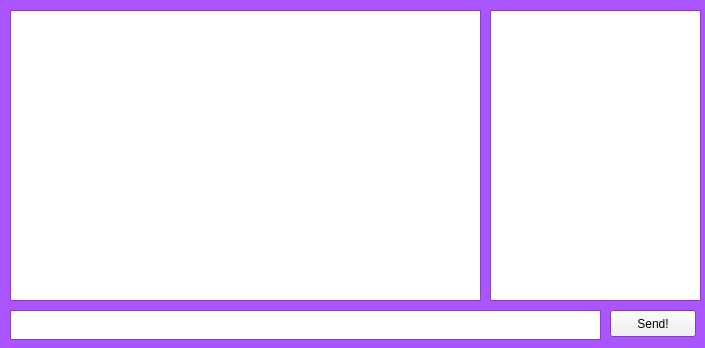
<?xml version="1.0" encoding="UTF-8"?>
<ui version="4.0">
 <class>Chat</class>
 <widget class="QMainWindow" name="Chat">
  <property name="geometry">
   <rect>
    <x>0</x>
    <y>0</y>
    <width>705</width>
    <height>348</height>
   </rect>
  </property>
  <property name="palette">
   <palette>
    <active>
     <colorrole role="Base">
      <brush brushstyle="SolidPattern">
       <color alpha="255">
        <red>255</red>
        <green>255</green>
        <blue>255</blue>
       </color>
      </brush>
     </colorrole>
     <colorrole role="Window">
      <brush brushstyle="SolidPattern">
       <color alpha="255">
        <red>170</red>
        <green>85</green>
        <blue>255</blue>
       </color>
      </brush>
     </colorrole>
    </active>
    <inactive>
     <colorrole role="Base">
      <brush brushstyle="SolidPattern">
       <color alpha="255">
        <red>255</red>
        <green>255</green>
        <blue>255</blue>
       </color>
      </brush>
     </colorrole>
     <colorrole role="Window">
      <brush brushstyle="SolidPattern">
       <color alpha="255">
        <red>170</red>
        <green>85</green>
        <blue>255</blue>
       </color>
      </brush>
     </colorrole>
    </inactive>
    <disabled>
     <colorrole role="Base">
      <brush brushstyle="SolidPattern">
       <color alpha="255">
        <red>170</red>
        <green>85</green>
        <blue>255</blue>
       </color>
      </brush>
     </colorrole>
     <colorrole role="Window">
      <brush brushstyle="SolidPattern">
       <color alpha="255">
        <red>170</red>
        <green>85</green>
        <blue>255</blue>
       </color>
      </brush>
     </colorrole>
    </disabled>
   </palette>
  </property>
  <property name="windowTitle">
   <string>my very own qt chat</string>
  </property>
  <widget class="QWidget" name="centralwidget">
   <property name="palette">
    <palette>
     <active>
      <colorrole role="Base">
       <brush brushstyle="SolidPattern">
        <color alpha="255">
         <red>255</red>
         <green>255</green>
         <blue>255</blue>
        </color>
       </brush>
      </colorrole>
      <colorrole role="Window">
       <brush brushstyle="SolidPattern">
        <color alpha="255">
         <red>170</red>
         <green>85</green>
         <blue>255</blue>
        </color>
       </brush>
      </colorrole>
     </active>
     <inactive>
      <colorrole role="Base">
       <brush brushstyle="SolidPattern">
        <color alpha="255">
         <red>255</red>
         <green>255</green>
         <blue>255</blue>
        </color>
       </brush>
      </colorrole>
      <colorrole role="Window">
       <brush brushstyle="SolidPattern">
        <color alpha="255">
         <red>170</red>
         <green>85</green>
         <blue>255</blue>
        </color>
       </brush>
      </colorrole>
     </inactive>
     <disabled>
      <colorrole role="Base">
       <brush brushstyle="SolidPattern">
        <color alpha="255">
         <red>170</red>
         <green>85</green>
         <blue>255</blue>
        </color>
       </brush>
      </colorrole>
      <colorrole role="Window">
       <brush brushstyle="SolidPattern">
        <color alpha="255">
         <red>170</red>
         <green>85</green>
         <blue>255</blue>
        </color>
       </brush>
      </colorrole>
     </disabled>
    </palette>
   </property>
   <widget class="QTextBrowser" name="textBrowser">
    <property name="geometry">
     <rect>
      <x>10</x>
      <y>10</y>
      <width>471</width>
      <height>291</height>
     </rect>
    </property>
   </widget>
   <widget class="QTextBrowser" name="textBrowser_2">
    <property name="geometry">
     <rect>
      <x>490</x>
      <y>10</y>
      <width>211</width>
      <height>291</height>
     </rect>
    </property>
   </widget>
   <widget class="QTextEdit" name="textEdit">
    <property name="geometry">
     <rect>
      <x>10</x>
      <y>310</y>
      <width>591</width>
      <height>30</height>
     </rect>
    </property>
    <property name="sizePolicy">
     <sizepolicy hsizetype="Expanding" vsizetype="Fixed">
      <horstretch>0</horstretch>
      <verstretch>0</verstretch>
     </sizepolicy>
    </property>
    <property name="maximumSize">
     <size>
      <width>16777215</width>
      <height>30</height>
     </size>
    </property>
   </widget>
   <widget class="QPushButton" name="pushButton">
    <property name="geometry">
     <rect>
      <x>610</x>
      <y>310</y>
      <width>86</width>
      <height>27</height>
     </rect>
    </property>
    <property name="text">
     <string>Send!</string>
    </property>
   </widget>
  </widget>
 </widget>
 <resources/>
 <connections/>
</ui>
